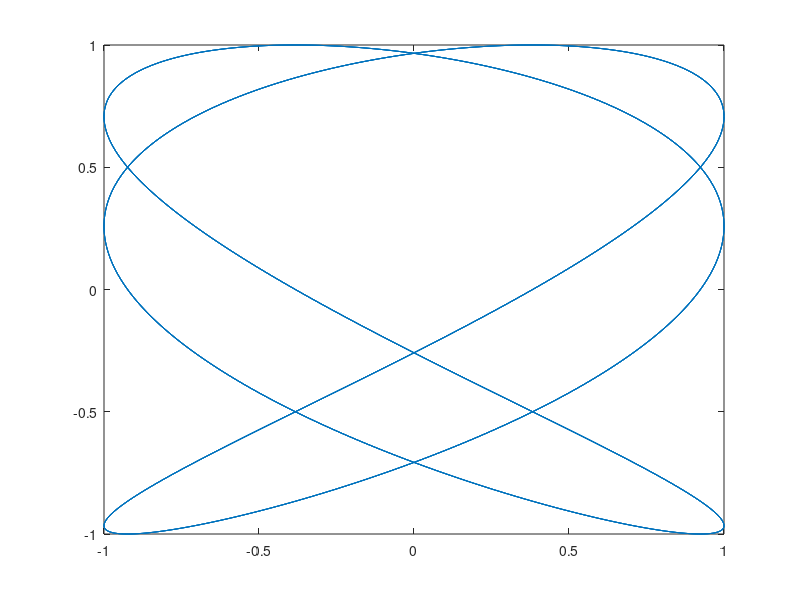

Source code (MATLAB): (Note: this script raises an error after producing the figure.)
t=[0:0.01:16.*pi];

phi=pi/4;

x=cos(1.5.*t);
y=cos(t+phi);

figure
plot(x,y)

data(:,1)=x;
data(:,2)=y;
[phi]=hilb2(data);
for i=1:size(phi,1)
    if phi(i,1)>180
        phi(i,1)=phi(i,1)-360;
    end
end

% plot(phi)

